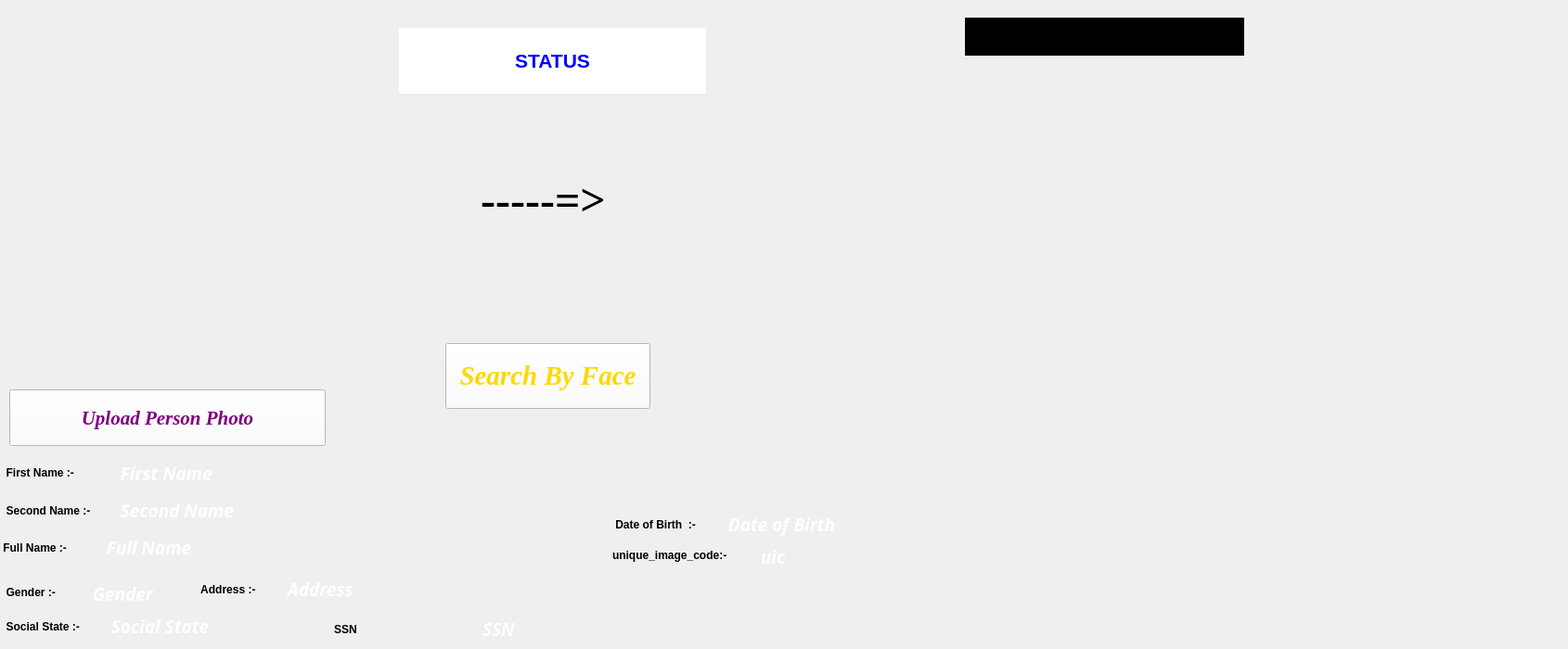
       <widget class="QWidget" name="tab_4">
        <attribute name="title">
         <string>Search_by_photo</string>
        </attribute>
        <widget class="QPushButton" name="upload_photo_button_s">
         <property name="geometry">
          <rect>
           <x>10</x>
           <y>420</y>
           <width>341</width>
           <height>61</height>
          </rect>
         </property>
         <property name="font">
          <font>
           <family>Times New Roman</family>
           <pointsize>16</pointsize>
           <weight>75</weight>
           <italic>true</italic>
           <bold>true</bold>
          </font>
         </property>
         <property name="styleSheet">
          <string notr="true">color:purple;
background-color:white;</string>
         </property>
         <property name="text">
          <string>Upload Person Photo</string>
         </property>
         <property name="autoDefault">
          <bool>false</bool>
         </property>
         <property name="default">
          <bool>false</bool>
         </property>
         <property name="flat">
          <bool>false</bool>
         </property>
        </widget>
        <widget class="QLabel" name="label_14">
         <property name="geometry">
          <rect>
           <x>380</x>
           <y>100</y>
           <width>411</width>
           <height>231</height>
          </rect>
         </property>
         <property name="font">
          <font>
           <family>Times New Roman</family>
           <pointsize>36</pointsize>
           <weight>75</weight>
           <italic>false</italic>
           <bold>true</bold>
          </font>
         </property>
         <property name="layoutDirection">
          <enum>Qt::LeftToRight</enum>
         </property>
         <property name="text">
          <string>-----=&gt;</string>
         </property>
         <property name="alignment">
          <set>Qt::AlignCenter</set>
         </property>
        </widget>
        <widget class="QLabel" name="label_15">
         <property name="geometry">
          <rect>
           <x>430</x>
           <y>30</y>
           <width>331</width>
           <height>71</height>
          </rect>
         </property>
         <property name="font">
          <font>
           <family>MS Shell Dlg 2</family>
           <pointsize>16</pointsize>
           <weight>75</weight>
           <bold>true</bold>
          </font>
         </property>
         <property name="autoFillBackground">
          <bool>false</bool>
         </property>
         <property name="styleSheet">
          <string notr="true">QLabel { background-color : white; color : blue; }</string>
         </property>
         <property name="text">
          <string>STATUS</string>
         </property>
         <property name="textFormat">
          <enum>Qt::AutoText</enum>
         </property>
         <property name="alignment">
          <set>Qt::AlignCenter</set>
         </property>
        </widget>
        <widget class="QLabel" name="uploaded_image">
         <property name="geometry">
          <rect>
           <x>0</x>
           <y>0</y>
           <width>351</width>
           <height>411</height>
          </rect>
         </property>
         <property name="text">
          <string/>
         </property>
        </widget>
        <widget class="QLabel" name="recognised_image">
         <property name="geometry">
          <rect>
           <x>1050</x>
           <y>70</y>
           <width>301</width>
           <height>391</height>
          </rect>
         </property>
         <property name="text">
          <string/>
         </property>
        </widget>
        <widget class="QPushButton" name="pushButton">
         <property name="geometry">
          <rect>
           <x>480</x>
           <y>370</y>
           <width>221</width>
           <height>71</height>
          </rect>
         </property>
         <property name="font">
          <font>
           <family>Times New Roman</family>
           <pointsize>22</pointsize>
           <weight>75</weight>
           <italic>true</italic>
           <bold>true</bold>
          </font>
         </property>
         <property name="styleSheet">
          <string notr="true">color:gold;
background-color:white;</string>
         </property>
         <property name="text">
          <string>Search By Face</string>
         </property>
        </widget>
        <widget class="QLabel" name="f_name_2">
         <property name="geometry">
          <rect>
           <x>0</x>
           <y>490</y>
           <width>101</width>
           <height>40</height>
          </rect>
         </property>
         <property name="font">
          <font>
           <weight>75</weight>
           <bold>true</bold>
          </font>
         </property>
         <property name="text">
          <string>  First Name :-</string>
         </property>
        </widget>
        <widget class="QLabel" name="first_name_text_2">
         <property name="geometry">
          <rect>
           <x>120</x>
           <y>490</y>
           <width>881</width>
           <height>40</height>
          </rect>
         </property>
         <property name="font">
          <font>
           <family>Bodoni MT</family>
           <pointsize>14</pointsize>
           <weight>75</weight>
           <italic>true</italic>
           <bold>true</bold>
          </font>
         </property>
         <property name="styleSheet">
          <string notr="true">color:white;</string>
         </property>
         <property name="text">
          <string>  First Name</string>
         </property>
        </widget>
        <widget class="QLabel" name="snd_name_2">
         <property name="geometry">
          <rect>
           <x>0</x>
           <y>530</y>
           <width>121</width>
           <height>41</height>
          </rect>
         </property>
         <property name="font">
          <font>
           <weight>75</weight>
           <bold>true</bold>
          </font>
         </property>
         <property name="text">
          <string>  Second Name :-</string>
         </property>
        </widget>
        <widget class="QLabel" name="second_name_text_2">
         <property name="geometry">
          <rect>
           <x>120</x>
           <y>530</y>
           <width>871</width>
           <height>41</height>
          </rect>
         </property>
         <property name="font">
          <font>
           <family>Bodoni MT</family>
           <pointsize>14</pointsize>
           <weight>75</weight>
           <italic>true</italic>
           <bold>true</bold>
          </font>
         </property>
         <property name="styleSheet">
          <string notr="true">color:white;</string>
         </property>
         <property name="text">
          <string>  Second Name</string>
         </property>
        </widget>
        <widget class="QLabel" name="label_21">
         <property name="geometry">
          <rect>
           <x>0</x>
           <y>570</y>
           <width>91</width>
           <height>41</height>
          </rect>
         </property>
         <property name="font">
          <font>
           <weight>75</weight>
           <bold>true</bold>
          </font>
         </property>
         <property name="text">
          <string> Full Name :-</string>
         </property>
        </widget>
        <widget class="QLabel" name="full_name_text_2">
         <property name="geometry">
          <rect>
           <x>110</x>
           <y>570</y>
           <width>981</width>
           <height>41</height>
          </rect>
         </property>
         <property name="font">
          <font>
           <family>Bodoni MT</family>
           <pointsize>14</pointsize>
           <weight>75</weight>
           <italic>true</italic>
           <bold>true</bold>
          </font>
         </property>
         <property name="styleSheet">
          <string notr="true">color:white;</string>
         </property>
         <property name="text">
          <string> Full Name</string>
         </property>
        </widget>
        <widget class="QLabel" name="label_23">
         <property name="geometry">
          <rect>
           <x>0</x>
           <y>630</y>
           <width>67</width>
           <height>17</height>
          </rect>
         </property>
         <property name="font">
          <font>
           <weight>75</weight>
           <bold>true</bold>
          </font>
         </property>
         <property name="text">
          <string>  Gender :-</string>
         </property>
        </widget>
        <widget class="QLabel" name="gender_text_2">
         <property name="geometry">
          <rect>
           <x>90</x>
           <y>630</y>
           <width>111</width>
           <height>21</height>
          </rect>
         </property>
         <property name="font">
          <font>
           <family>Bodoni MT</family>
           <pointsize>14</pointsize>
           <weight>75</weight>
           <italic>true</italic>
           <bold>true</bold>
          </font>
         </property>
         <property name="styleSheet">
          <string notr="true">color:white;</string>
         </property>
         <property name="text">
          <string>  Gender</string>
         </property>
        </widget>
        <widget class="QLabel" name="social_state_m_or_s_2">
         <property name="geometry">
          <rect>
           <x>0</x>
           <y>660</y>
           <width>91</width>
           <height>31</height>
          </rect>
         </property>
         <property name="font">
          <font>
           <weight>75</weight>
           <bold>true</bold>
          </font>
         </property>
         <property name="text">
          <string>  Social State :-</string>
         </property>
        </widget>
        <widget class="QLabel" name="social_state_text_2">
         <property name="geometry">
          <rect>
           <x>110</x>
           <y>660</y>
           <width>231</width>
           <height>31</height>
          </rect>
         </property>
         <property name="font">
          <font>
           <family>Bodoni MT</family>
           <pointsize>14</pointsize>
           <weight>75</weight>
           <italic>true</italic>
           <bold>true</bold>
          </font>
         </property>
         <property name="styleSheet">
          <string notr="true">color:white;</string>
         </property>
         <property name="text">
          <string>  Social State</string>
         </property>
        </widget>
        <widget class="QLabel" name="f_address_2">
         <property name="geometry">
          <rect>
           <x>210</x>
           <y>620</y>
           <width>67</width>
           <height>31</height>
          </rect>
         </property>
         <property name="font">
          <font>
           <weight>75</weight>
           <bold>true</bold>
          </font>
         </property>
         <property name="text">
          <string>  Address :-</string>
         </property>
        </widget>
        <widget class="QLabel" name="full_address_text_2">
         <property name="geometry">
          <rect>
           <x>300</x>
           <y>620</y>
           <width>691</width>
           <height>31</height>
          </rect>
         </property>
         <property name="font">
          <font>
           <family>Bodoni MT</family>
           <pointsize>14</pointsize>
           <weight>75</weight>
           <italic>true</italic>
           <bold>true</bold>
          </font>
         </property>
         <property name="styleSheet">
          <string notr="true">color:white;</string>
         </property>
         <property name="text">
          <string>  Address</string>
         </property>
        </widget>
        <widget class="QLabel" name="dob_2">
         <property name="geometry">
          <rect>
           <x>660</x>
           <y>550</y>
           <width>111</width>
           <height>31</height>
          </rect>
         </property>
         <property name="font">
          <font>
           <weight>75</weight>
           <bold>true</bold>
          </font>
         </property>
         <property name="text">
          <string> Date of Birth  :-</string>
         </property>
        </widget>
        <widget class="QLabel" name="dob_text_2">
         <property name="geometry">
          <rect>
           <x>780</x>
           <y>550</y>
           <width>901</width>
           <height>31</height>
          </rect>
         </property>
         <property name="font">
          <font>
           <family>Bodoni MT</family>
           <pointsize>14</pointsize>
           <weight>75</weight>
           <italic>true</italic>
           <bold>true</bold>
          </font>
         </property>
         <property name="styleSheet">
          <string notr="true">color:white;</string>
         </property>
         <property name="text">
          <string> Date of Birth </string>
         </property>
        </widget>
        <widget class="QLabel" name="uniqe_image_code_2">
         <property name="geometry">
          <rect>
           <x>660</x>
           <y>590</y>
           <width>140</width>
           <height>17</height>
          </rect>
         </property>
         <property name="font">
          <font>
           <weight>75</weight>
           <bold>true</bold>
          </font>
         </property>
         <property name="text">
          <string>unique_image_code:-</string>
         </property>
        </widget>
        <widget class="QLabel" name="uic_text_2">
         <property name="geometry">
          <rect>
           <x>820</x>
           <y>590</y>
           <width>671</width>
           <height>20</height>
          </rect>
         </property>
         <property name="font">
          <font>
           <family>Bodoni MT</family>
           <pointsize>14</pointsize>
           <weight>75</weight>
           <italic>true</italic>
           <bold>true</bold>
          </font>
         </property>
         <property name="styleSheet">
          <string notr="true">color:white;</string>
         </property>
         <property name="text">
          <string>uic</string>
         </property>
        </widget>
        <widget class="QLabel" name="uic_text_3">
         <property name="geometry">
          <rect>
           <x>520</x>
           <y>670</y>
           <width>671</width>
           <height>17</height>
          </rect>
         </property>
         <property name="font">
          <font>
           <family>Bodoni MT</family>
           <pointsize>14</pointsize>
           <weight>75</weight>
           <italic>true</italic>
           <bold>true</bold>
          </font>
         </property>
         <property name="styleSheet">
          <string notr="true">color:white;</string>
         </property>
         <property name="text">
          <string>SSN</string>
         </property>
        </widget>
        <widget class="QLabel" name="uniqe_image_code_3">
         <property name="geometry">
          <rect>
           <x>360</x>
           <y>670</y>
           <width>140</width>
           <height>17</height>
          </rect>
         </property>
         <property name="font">
          <font>
           <weight>75</weight>
           <bold>true</bold>
          </font>
         </property>
         <property name="text">
          <string>SSN</string>
         </property>
        </widget>
        <widget class="QLabel" name="label_11">
         <property name="geometry">
          <rect>
           <x>1040</x>
           <y>19</y>
           <width>301</width>
           <height>41</height>
          </rect>
         </property>
         <property name="font">
          <font>
           <pointsize>18</pointsize>
           <weight>75</weight>
           <bold>true</bold>
          </font>
         </property>
         <property name="styleSheet">
          <string notr="true">QLabel { background-color : black; color : green; }</string>
         </property>
         <property name="text">
          <string/>
         </property>
         <property name="alignment">
          <set>Qt::AlignCenter</set>
         </property>
        </widget>
       </widget>
